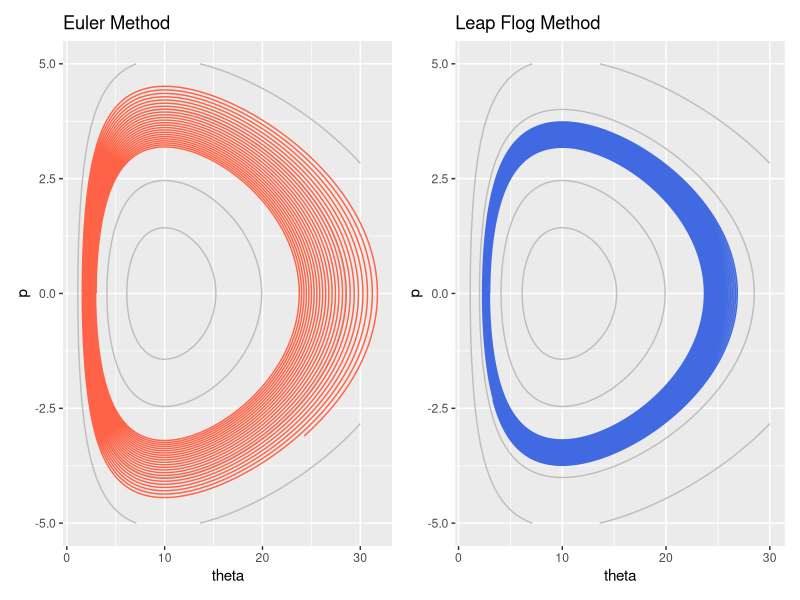
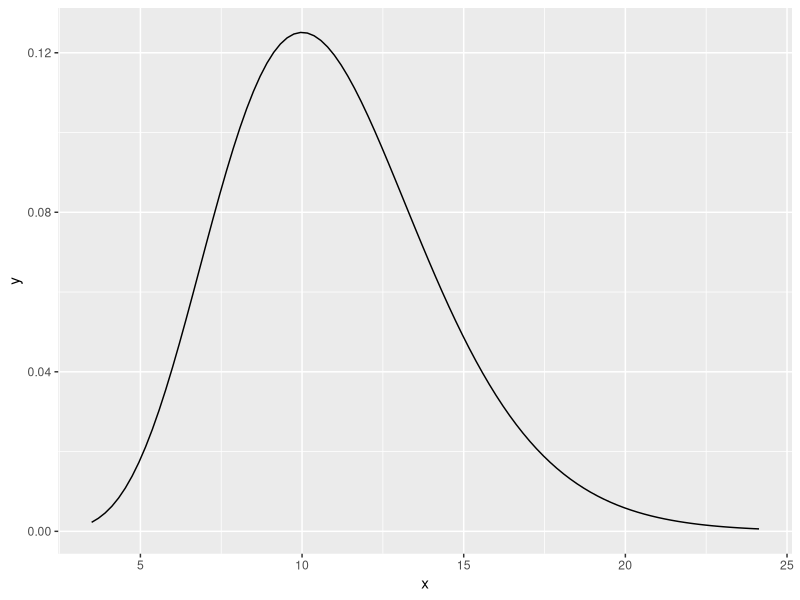
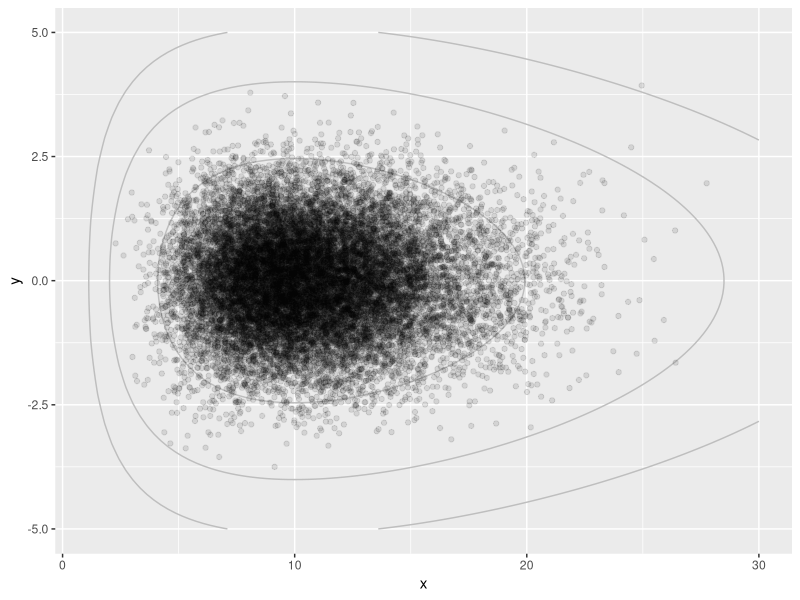
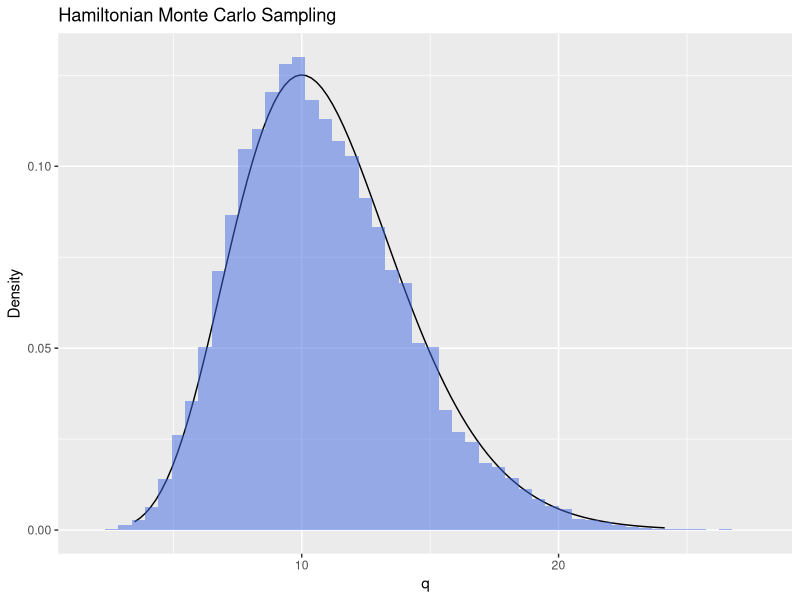
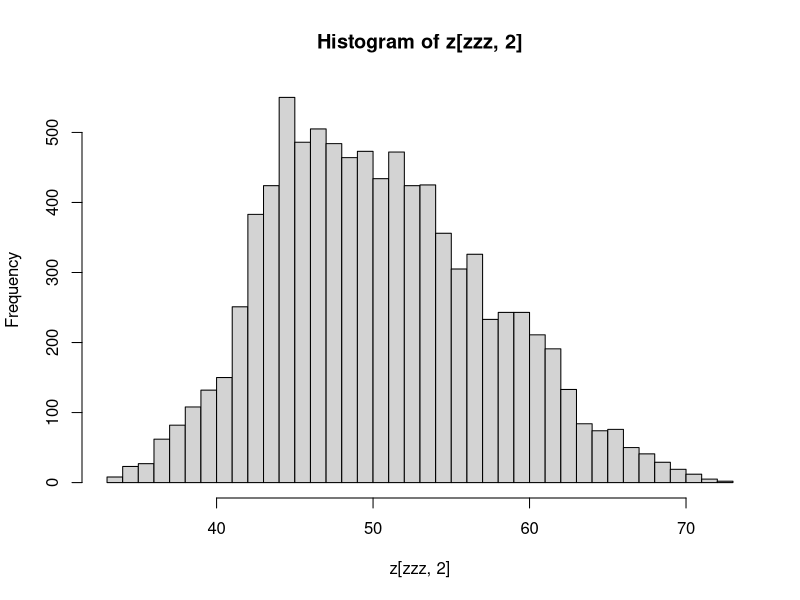
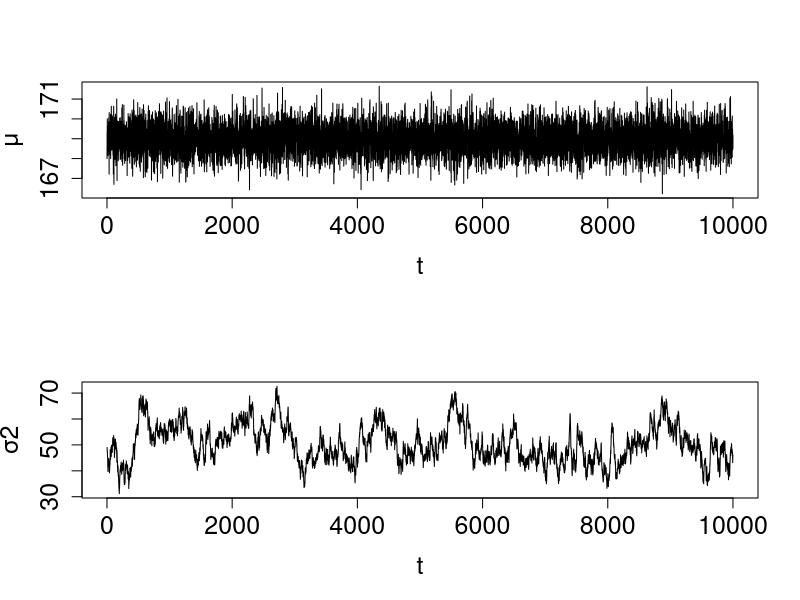
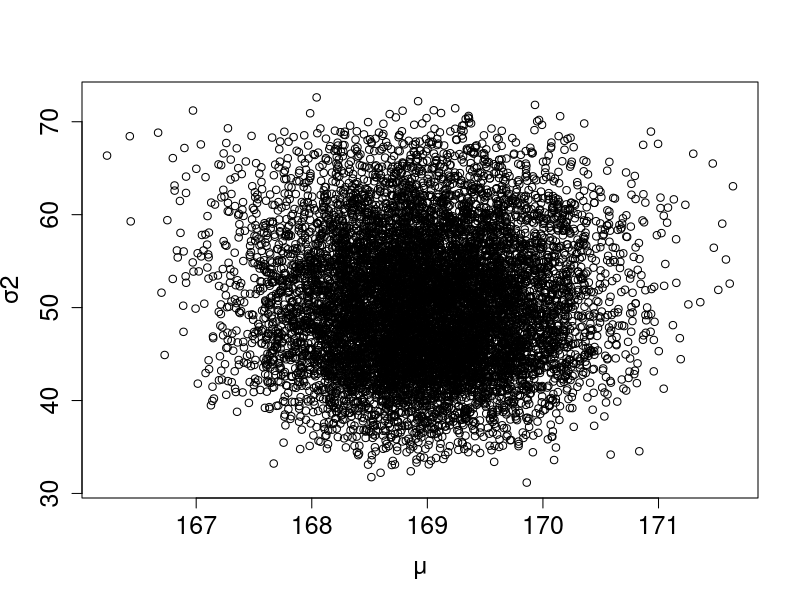

The R script that drew these images, in order:
## ---- chunk 1
knitr::opts_chunk$set(
  echo = TRUE,
  message = FALSE,
  warning = FALSE,
  # out.width = 800,
  # out.height = 600,
  fig.align = "center",
  dev = "ragg_png"
)
## ---- chunk 2
library(tidyverse)
library(patchwork)

eps <- 0.01
lambda <- 1
alpha <- 11
steps <- 50000

deriv_f <- function(x, lambda, alpha) {
  return ((alpha - 1) / x - lambda)
}

x <- seq(0, 30, length.out = 100)
y <- seq(-5, 5, length.out = 100)
df <- expand.grid(x = x, y = y)

euler <- function(q, p, eps, lambda, alpha, deriv_f) {
  q_new <- q + eps * p
  p_new <- p + eps * deriv_f(q, lambda, alpha)
  return(c(q_new, p_new))
}

euler_arr <- matrix(0, ncol = 2, nrow = steps)
euler_arr[1, ] <- c(3.0, 0.0)

for (i in 2:steps) {
  euler_arr[i, ] <- euler(euler_arr[i-1, 1], euler_arr[i-1, 2], eps, lambda, alpha, deriv_f)
}

df_euler <- data.frame(
  "q" = euler_arr[,1],
  "p" = euler_arr[,2]
  )

p1 <- ggplot() + 
  geom_contour(data = df, 
               aes(x ,y, 
                   # Hamiltonian
                   z = y^2/2 - (alpha - 1) * log(x) + lambda * x), 
               breaks = c(-12, -10, -5, 0), col = 'gray') +
  geom_path(data = df_euler, aes(x = q, y = p), color = 'tomato') +
  xlab('theta') + ylab('p') + ggtitle('Euler Method')


leap_flog <- function(q, p, eps, lambda, alpha, deriv_f) {
  p_new <- p + 0.5 * eps * deriv_f(q, lambda, alpha)
  q_new <- q + eps * p_new
  p_new <- p_new + 0.5 * eps * deriv_f(q, lambda, alpha)
  return(c(q_new, p_new))
}

leap_flog_arr <- matrix(0, ncol = 2, nrow = steps)
leap_flog_arr[1, ] <- c(3.0, 0.0)

for (i in 2:steps) {
  leap_flog_arr[i, ] <- leap_flog(leap_flog_arr[i-1, 1], leap_flog_arr[i-1, 2], eps, lambda, alpha, deriv_f)
}

df_leap_flog_arr <- data.frame(
  "q" = leap_flog_arr[,1],
  "p" = leap_flog_arr[,2]
)

p2 <- ggplot() + 
  geom_contour(data = df, 
               aes(x ,y, 
                   # Hamiltonian
                   z = y^2/2 - (alpha - 1) * log(x) + lambda * x), 
               breaks = c(-12, -10, -5, 0), col = 'gray') +
  geom_path(data = df_leap_flog_arr, aes(x = q, y = p), color = 'royalblue') +
  xlab('theta') + ylab('p') + ggtitle('Leap Flog Method')

p1 | p2

## ---- chunk 3
# rm(list=ls())
# 
# # ガンマ分布のパラメタ
# alpha <- 11
# lambda <- 13
# #対数尤度関数のマイナス
# loggamma<-function(theta){lambda * theta - (alpha - 1) * log(theta)}
# #対数尤度関数の微分のマイナス
# Dloggamma<-function(theta){lambda - (alpha - 1)/theta}
# 
# #表5.1、図5.1、図5.2のために
# #リープフロッグ(運動量、位置、高さ、ハミルトニアン)
# hmc01 <- function(ini, p, cc = 15, e = 0.05, E = loggamma, D = Dloggamma) {
#     leapfrog <- function(p, z2, e) {
#       p2 <- p  - e * D(z2) / 2
#       z2 <- z2 + e * p2
#       p2 <- p2 - e * D(z2) / 2
#       list(p2 = p2, z2 = z2)
#     }
#     z <- matrix(0, cc, 4)
#     z[1, 1] <- p
#     z[1, 2] <- z2 <- ini
#     z[1, 3] <- E(z[1, 2])
#     z[1, 4] <- H <- (p ^ 2) / 2 + z[1, 3]
#     for (j in 2:cc) {
#       pz <- leapfrog(p, z2, e)
#       z[j, 1] <- p <- pz$p2
#       z[j, 2] <- z2 <- pz$z2
#       z[j, 3] <- E(z[j, 2])
#       z[j, 4] <- H <- (p^2) / 2 + z[j, 3]
#     }
#     return(z)
#   }
# #リープフロッグの実行
# z01<-hmc01(ini = 0.1, p = 0, cc = 5, e = 0.05)
# # z02<-hmc01(ini=2.4343660,p=-1.143050, cc=15, e=0.05)
# # library(xtable)
# # xtable(z01, digits = 2)
# # xtable(z02, digits = 2)
# 
# #位相空間 ハミルトニアンの計算
# Hami01 <- function(p, theta){(p * p) / 2 + loggamma(theta)}
# 
# #図5.6左
# # par(mfrow=c(1,2))
# # p<-seq(0,5,0.1)
# # theta<-seq(0.05,3.0,along=p)
# # Hamiltonian<-outer(p,theta,Hami01)
# # persp(p,theta,Hamiltonian,theta=-120,phi=30,expand=0.7,col=gray(0.9),cex=1.5, ylab="θ")
# 
# #図5.6右
# p <- seq(-5, 5, 0.1)
# theta <- seq(0.05, 3.0, along = p)
# Hamiltonian <- outer(p, theta, Hami01)
# contour(p, theta, Hamiltonian, nlevels = 15, cex.axis = 1.5, xlab = "p", ylab = "θ", cex.lab = 1.5)
# z01 <- hmc01(ini = 0.1, p = 0, cc = 168, e = 0.01)
# for (i in seq(1, nrow(z01), by = 3)) {
#   points(z01[i, 1], z01[i, 2], pch = 16)
# }
# # par(mfrow=c(1,1))
# #dev.copy2eps(file="z05isou06.eps",family='Japan1')
# 
# 
# # #表5.2
# # rownames(z01)<-1:nrow(z01)
# # z03<-z01[seq(1,nrow(z01),by=10),]
# # xtable(z03, digits = 2)
## ---- chunk 4
library(ggplot2)
library(stats)

alpha <- 11
lambda <- 1
eps <- 0.01
L <- 100
steps <- 20000
warmup <- 5000
lf_arr <- matrix(0, ncol = 2, nrow = steps)
n_accept <- 0

gamma_x <- seq(qgamma(0.001, shape = alpha), qgamma(0.999, shape = alpha), length.out = 100)
gamma_y <- dgamma(gamma_x, shape = alpha, scale = 1/lambda)
df_gamma <- data.frame(x = gamma_x, y = gamma_y)
ggplot(df_gamma, aes(x, y)) + geom_line()

deriv_f <- function(x, lambda, alpha) {
  return(-lambda + (alpha-1) / x)
}

leap_flog <- function(q, p, eps, lambda, alpha, deriv_f) {
  p_new <- p + 0.5 * eps * deriv_f(q, lambda, alpha)
  q_new <- q + eps * p_new
  p_new <- p_new + 0.5 * eps * deriv_f(q_new, lambda, alpha)
  return(c(q_new, p_new))
}

q <- 4.0
p <- 0.0
for (s in 1:steps) {
  hamiltonian_c <- p^2/2 + lambda * q - (alpha-1) * log(q)
  q_c <- q
  p_c <- p
  
  for (i in 1:L) {
    result <- leap_flog(q_c, p_c, eps, lambda, alpha, deriv_f)
    q_c <- result[1]
    p_c <- result[2]
  }
  
  hamiltonian_new <- p_c^2/2 + lambda * q_c - (alpha-1) * log(q_c)
  
  if (runif(1) < exp(hamiltonian_c - hamiltonian_new)) {
    q <- q_c
    p <- p_c
    hamiltonian_c <- hamiltonian_new
    n_accept <- n_accept + 1
  }
  
  lf_arr[s,] <- c(q, p)
  p <- rnorm(1,0,1) 
}

x <- seq(0, 30, length.out = 100)
y <- seq(-5, 5, length.out = 100)
df <- expand.grid(x = x, y = y)
df_leap_flog <- data.frame(q = lf_arr[,1], p = lf_arr[,2])
ggplot() + 
  geom_contour(data = df, 
               aes(x ,y, 
                   # Hamiltonian
                   z = y^2/2 - (alpha - 1) * log(x) + lambda * x), 
               breaks = c(-12, -10, -5, 0), col = 'gray') +
  geom_point(data = df_leap_flog, aes(q, p), alpha = 0.1)
## ---- chunk 5
ggplot() + 
  geom_line(data = df_gamma, aes(x, y)) + 
  geom_histogram(data = df_leap_flog, aes(x = q, y = ..density..),
                 alpha = 0.5, bins = 50, fill = 'royalblue') +
  labs(x = "q", y = "Density", title = 'Hamiltonian Monte Carlo Sampling')
## ---- chunk 6
# 
# #ハミルトニアンモンテカルロ
# #位相空間 ハミルトニアンの計算
# Hami01<-function(p,theta){(p*p)/2 +loggamma(theta)}
# 
# # N=スカラー、サンプリングする乱数の数
# # ini=母数ベクトルの初期値
# # E=関数、対数尤度関数のマイナス（母数ベクトルを入力、スカラーを返す）
# # D=関数、対数尤度関数の微分のマイナス（母数ベクトルを入力、ベクトルを返す）
# # L=スカラー、遷移内の移動時間
# # epsi=リープフロッグ法の精度
# hmc <- function(N,ini,E,D,L=100,epsi=0.01){
#   leapfrog <- function(r,z2,e){
#     r2 <- r  - e * D(z2) / 2
#     z2 <- z2 + e * r2
#     r2 <- r2 - e * D(z2) / 2
#     list(r2=r2,z2=z2)
#   }
#   p<-length(ini)
#   z<- matrix(0,N,p); rr<- matrix(0,N,p);
#   z[1,] <- ini
#   co<- 1; #最初は採択
#   for(i in 2:N) { 
#     r <- rr[i-1,]<-rnorm(p)
#     H <- sum(r^2)/2 + E(z[i-1,]) 
#     #e <- sample(c(-1,1), 1) * runif(1, 0.9, 1.1) * epsi 
#     e <- epsi 
#     z2 <- z[i-1,] 
#     #LL <- sample(L:(L*2),1) 
#     LL <- L 
#     for(j in 1:LL) { 
#       rz<-leapfrog(r,z2,e) 
#       r <- rz$r2
#       z2<- rz$z2
#     } 
#     dH <- H - (sum(r^2)/2 + E(z2)); 
#     if (runif(1) < exp(dH)) {
#       z[i,]<-z2; co<-co+1
#     }else{
#       z[i,]<-z[i-1,]
#     }
#   } 
#   ac<-co/N
#   return(list(z=z,rr=rr,ac=ac))
# }
# 
# #ガンマ分布モデルのための関数の設定
# alpha <- 11; 
# lambda <- 13; 
# #対数尤度関数のマイナス
# loggamma<-function(theta){lambda*theta-(alpha-1)*log(theta)}
# #対数尤度関数の微分のマイナス
# Dloggamma<-function(theta){lambda-(alpha-1)/theta}
# 
# 
# #表5.3
# set.seed(1234)
# fit<-hmc(N=100,ini=c(2.5),E=loggamma,D=Dloggamma)
# mean(fit$z[2:100])
# mean(fit$rr[2:100])
# print(fit$ac)
# fit$z[1:3]
# fit$rr[1:3]
# 
# #図5.7左　フリーハンドで書いている部分があるので再現は難しい
# # par(mfrow=c(1,2))
# # p<-seq(-5,5,0.1);theta<-seq(0.05,3.0,along=p)
# # Hamiltonian<-outer(p,theta,Hami01)
# # contour(p,theta,Hamiltonian,nlevels = 15,cex.axis=1.5,xlab="p",ylab="θ",cex.lab=1.5,xlim=c(-5,5),ylim=c(0.05,3))
# # par(new=T)
# # #plot(fit$rr[1:3],fit$z[1:3],type="p",xlim=c(-5,5),ylim=c(0.05,3),xlab="",ylab="",cex.axis=1.5,cex.lab=1.5)
# # points(fit$rr[1:3],fit$z[1:3],pch=16,cex=2)
# # points(-4.44,fit$z[2],pch=15,cex=2)
# # points(-1.5,fit$z[3],pch=15,cex=2)
# # text(fit$rr[1]+0.1,fit$z[1]+0.1, "t=1",cex=1.5)
# # text(fit$rr[2]+0.1,fit$z[2]+0.1,"t=2",cex=1.5)
# # text(fit$rr[3]+0.1,fit$z[3]+0.1,"t=3",cex=1.5)
# # #xy<-locator(20)
# # #for (i in 1:19){segments(xy$x[i],xy$y[i],xy$x[i+1],xy$y[i+1],lwd=2.5)}
# # #xyxy<-locator(1)
# # #arrows(xy$x[20],xy$y[20],xyxy$x[1],xyxy$y[1],lwd=2.5)
# 
# #図5.7右
# p<-seq(-5,5,0.1);theta<-seq(0.05,3.0,along=p)
# Hamiltonian<-outer(p,theta,Hami01)
# contour(p,theta,Hamiltonian,nlevels = 15,cex.axis=1.5,xlab="p",ylab="θ",cex.lab=1.5,xlim=c(-5,5),ylim=c(0.05,3))
# par(new=T)
# plot(fit$rr,fit$z,type="b",xlim=c(-5,5),ylim=c(0.05,3),xlab="",ylab="",cex.axis=1.5,cex.lab=1.5)
# par(mfrow=c(1,1))
# #dev.copy2eps(file="z05isou07.eps",family='Japan1')
# 
# 
# #図5.8 ガンマ分布　トレースライン
# fit<-hmc(N=1000,ini=c(3.0),E=loggamma,D=Dloggamma)
# plot(fit$z,type="l",xlab="t",ylab="θ",cex.axis=1.5,cex.lab=1.5)
# #dev.copy2eps(file="z05tore08.eps",family='Japan1')
# fit$ac; #採用率

## ---- chunk 7
hmc <- function(N,ini,E,D,L=100,epsi=0.01){
  leapfrog <- function(r,z2,e){
    r2 <- r  - e * D(z2) / 2
    z2 <- z2 + e * r2
    r2 <- r2 - e * D(z2) / 2
    list(r2=r2,z2=z2)
  }
  p<-length(ini)
  z<- matrix(0,N,p); rr<- matrix(0,N,p);
  z[1,] <- ini
  co<- 1; #最初は採択
  for(i in 2:N) {
    r <- rr[i-1,]<-rnorm(p)
    H <- sum(r^2)/2 + E(z[i-1,])
    #e <- sample(c(-1,1), 1) * runif(1, 0.9, 1.1) * epsi
    e <- epsi
    z2 <- z[i-1,]
    #LL <- sample(L:(L*2),1)
    LL <- L
    for(j in 1:LL) {
      rz<-leapfrog(r,z2,e)
      r <- rz$r2
      z2<- rz$z2
    }
    dH <- H - (sum(r^2)/2 + E(z2));
    if (runif(1) < exp(dH)) {
      z[i,]<-z2; co<-co+1
    }else{
      z[i,]<-z[i-1,]
    }
  }
  ac<-co/N
  return(list(z=z,rr=rr,ac=ac))
}

#データの用意
set.seed(1234)
n<-100
x<-round(rnorm(n,170,7.0))
(m<-mean(x))
(v<-sum((x-m)^2)/n)
x
n<-length(x)

#対数尤度関数のマイナス
lognorm<-function(theta){   mu<-theta[1];   sigma2<-theta[2];
return(((n*log(sigma2)/(-2))-(sum((x-mu)^2)/(2*sigma2)))*(-1))}
#対数尤度関数の微分のマイナス
dmu    <-function(theta){   mu<-theta[1];sigma2<-theta[2];
return(sum(x-mu)/sigma2)}
dsigma2<-function(theta){   mu<-theta[1];sigma2<-theta[2];
return((-1*n)/(2*sigma2) + sum((x-mu)^2)/(2*sigma2*sigma2))}
Dlognorm<-function(theta){
  return(c(dmu(theta),dsigma2(theta))*(-1))}

#ハミルトニアンサンプリング（今までの計算と比べると時間がかかります）
fit<-hmc(N=10000,ini=c(168,49),E=lognorm,D=Dlognorm,L=100,epsi=0.01)
z<-fit$z
r<-fit$rr
print(fit$ac); #採用率
zzz<-c(1001:10000)

#MAP推定値　先頭に来るものが経験的なMAP
rev(sort(table(round(z[zzz,1],1))))[1:5]
rev(sort(table(round(z[zzz,2],1))))[1:5]
hist(z[zzz,2],breaks = 50,freq =T)

#EAP推定値、MED推定値
summary(z[zzz,1])
summary(z[zzz,2])

#事後標準偏差
sd(z[zzz,1])
sd(z[zzz,2])


#図5.9　正規分布モデルのトレースライン
par(mfrow=c(2,1))
plot(z[,1],type="l",cex.axis=1.5,xlab="t",ylab="μ",cex.lab=1.5)
plot(z[,2],type="l",cex.axis=1.5,xlab="t",ylab="σ2",cex.lab=1.5)
par(mfrow=c(1,1))
#dev.copy2eps(file="z05tore09.eps",family='Japan1')


#図5.10　平均と分散の10万個の同時分布
plot(z,type="p",cex.axis=1.5,xlab="μ",ylab="σ2",cex.lab=1.5)
#dev.copy2eps(file="z05norm10.eps",family='Japan1')
## ---- chunk 8
# # 基礎からのベイズ統計学第5章 5.7 (8)
# 
# # ベータ分布
# beta_p = 10.2
# beta_q = 5.8
# 
# # HMC
# sig = 0.05
# L = 5
# 
# init_theta = 0.1
# init_p = 0
# 
# # 負の対数事後分布
# h <- function(theta) {
#   a = -(beta_p - 1) * log(theta)
#   b = -(beta_q - 1) * log(1 - theta)
#   
#   return(a + b)
# }
# 
# # 負の対数事後分布の微分
# h_dash <- function(theta) {
#   # ゼロ除算回避
#   sigma = 0.000001
#   
#   a = -(beta_p - 1) / ifelse(theta == 0, sigma, theta)
#   b = (beta_q - 1) / ifelse(1 - theta == 0, sigma, 1 - theta)
#   return(a + b)
# }
# 
# # ハミルトニアン
# hamiltonian <- function(theta, p) {
#   return(h(theta) + (1 / 2) * (p^2))
# }
# 
# leapfrog <- function(theta, p) {
#     p = p - (sig / 2) * h_dash(theta)
#     theta = theta + sig * p
#     p = p - (sig / 2) * h_dash(theta)
#   
#   return(list(theta, p))
# }
# 
# thetas = c(init_theta)
# ps = c(init_p)
# h_thetas = c(h(init_theta))
# hamils = c(hamiltonian(init_theta, init_p))
#   
# for (i in 1:L) {
#   moved = leapfrog(tail(thetas, 1), tail(ps, 1))
#   thetas = append(thetas, moved[[1]])
#   ps = append(ps, moved[[2]])
#   h_thetas = append(h_thetas, h(moved[[1]]))
#   hamils = append(hamils, hamiltonian(moved[[1]], moved[[2]]))
# }
#   
# for (i in 0:L + 1) {
#   print(sprintf("p=%f θ=%f h(θ)=%f H(θ,p)=%f", ps[i], thetas[i], h_thetas[i], hamils[i]))
# }
# Warning: NaNs producedWarning: NaNs produced[1] "p=0.000000 θ=0.100000 h(θ)=21.689513 H(θ,p)=21.689513"
# [1] "p=3.119088 θ=0.208333 h(θ)=15.552618 H(θ,p)=20.416972"
# [1] "p=4.425835 θ=0.411909 h(θ)=10.708162 H(θ,p)=20.502170"
# [1] "p=4.789751 θ=0.650917 h(θ)=9.001972 H(θ,p)=20.472829"
# [1] "p=3.957766 θ=0.890884 h(θ)=11.696624 H(θ,p)=19.528579"
# [1] "p=5.905886 θ=1.046693 h(θ)=NaN H(θ,p)=NaN"
## ---- chunk 9
# # 基礎からのベイズ統計学第5章 5.7 (9)
# 
# # ベータ分布
# beta_p = 10.2
# beta_q = 5.8
# 
# # HMC
# sig = 0.01
# L = 15
# 
# init_theta = 0.1
# init_p = 0
# 
# # 負の対数事後分布
# h <- function(theta) {
#   a = -(beta_p - 1) * log(theta)
#   b = -(beta_q - 1) * log(1 - theta)
#   
#   return(a + b)
# }
# 
# # 負の対数事後分布の微分
# h_dash <- function(theta) {
#   # ゼロ除算回避
#   sigma = 0.000001
#   
#   a = -(beta_p - 1) / ifelse(theta == 0, sigma, theta)
#   b = (beta_q - 1) / ifelse(1 - theta == 0, sigma, 1 - theta)
#   return(a + b)
# }
# 
# # ハミルトニアン
# hamiltonian <- function(theta, p) {
#   return(h(theta) + (1 / 2) * (p^2))
# }
# 
# leapfrog <- function(theta, p) {
#   p = p - (sig / 2) * h_dash(theta)
#   theta = theta + sig * p
#   p = p - (sig / 2) * h_dash(theta)
#   
#   return(list(theta, p))
# }
# 
# thetas = c(init_theta)
# ps = c(init_p)
# h_thetas = c(h(init_theta))
# hamils = c(hamiltonian(init_theta, init_p))
# 
# for (i in 1:L) {
#   moved = leapfrog(tail(thetas, 1), tail(ps, 1))
#   thetas = append(thetas, moved[[1]])
#   ps = append(ps, moved[[2]])
#   h_thetas = append(h_thetas, h(moved[[1]]))
#   hamils = append(hamils, hamiltonian(moved[[1]], moved[[2]]))
# }
# 
# for (i in 0:L + 1) {
#   print(sprintf("p=%f θ=%f h(θ)=%f H(θ,p)=%f", ps[i], thetas[i], h_thetas[i], hamils[i]))
# }
# [1] "p=0.000000 θ=0.100000 h(θ)=21.689513 H(θ,p)=21.689513"
# [1] "p=0.847432 θ=0.104333 h(θ)=21.322410 H(θ,p)=21.681480"
# [1] "p=1.627688 θ=0.116949 h(θ)=20.340373 H(θ,p)=21.665056"
# [1] "p=2.302081 θ=0.136887 h(θ)=19.001717 H(θ,p)=21.651506"
# [1] "p=2.863870 θ=0.162990 h(θ)=17.543410 H(θ,p)=21.644286"
# [1] "p=3.324552 θ=0.194164 h(θ)=16.115459 H(θ,p)=21.641782"
# [1] "p=3.700986 θ=0.229481 h(θ)=14.793109 H(θ,p)=21.641757"
# [1] "p=4.009019 θ=0.268184 h(θ)=13.606634 H(θ,p)=21.642750"
# [1] "p=4.261531 θ=0.309662 h(θ)=12.563682 H(θ,p)=21.644007"
# [1] "p=4.468356 θ=0.353415 h(θ)=11.662079 H(θ,p)=21.645180"
# [1] "p=4.636741 θ=0.399029 h(θ)=10.896439 H(θ,p)=21.646121"
# [1] "p=4.771857 θ=0.446150 h(θ)=10.261459 H(θ,p)=21.646767"
# [1] "p=4.877183 θ=0.494466 h(θ)=9.753620 H(θ,p)=21.647078"
# [1] "p=4.954749 θ=0.543693 h(θ)=9.372236 H(θ,p)=21.647003"
# [1] "p=5.005208 θ=0.593561 h(θ)=9.120404 H(θ,p)=21.646457"
# [1] "p=5.027730 θ=0.643797 h(θ)=9.006242 H(θ,p)=21.645278"
## ---- chunk 10
# # 基礎からのベイズ統計学第5章 5.7 (10)
# # ベータ分布
# beta_p <- 10.2
# beta_q <- 5.8
# 
# # HMC
# sig <- 0.01
# L <- 100
# Time <- 1000
# burnin <- 100
# 
# init_theta <- 0.5
# 
# # 負の対数事後分布
# h <- function(theta) {
#   a <- -(beta_p - 1) * log(theta)
#   b <- -(beta_q - 1) * log(1 - theta)
#   
#   return(a + b)
# }
# 
# # 負の対数事後分布の微分
# h_dash <- function(theta) {
#   # ゼロ除算回避
#   sigma = 0
#   
#   a <- -(beta_p - 1) / ifelse(theta == 0, sigma, theta)
#   b <- (beta_q - 1) / ifelse(1 - theta == 0, sigma, 1 - theta)
#   return(a + b)
# }
# 
# # ハミルトニアン
# H <- function(theta, p) {
#   return(h(theta) + (1 / 2) * (p^2))
# }
# 
# # リープ・フロッグ法
# leapfrog <- function(theta, p) {
#   p <- p - (sig / 2) * h_dash(theta)
#   theta = theta + sig * p
#   p <- p - (sig / 2) * h_dash(theta)
#   
#   return(c(theta, p))
# }
# 
# pred <- function(theta, p) {
#   moved <- c(theta, p)
#   for (i in 1:L) {
#     moved <- leapfrog(moved[1], moved[2])
#   }
#   return(moved)
# }
# 
# HMC <- function() {
#   thetas <- c(init_theta)
#   for (i in 1:Time) {
#     random_p <- rnorm(1, 0, 1)[1]
#     candidate <- pred(tail(thetas, 1), random_p)
#     
#     r <- exp(H(tail(thetas, 1), random_p) - H(candidate[1], candidate[2]))
#     
#     next_theta <- ifelse(runif(1) < r, candidate[1], tail(thetas, 1))
#     thetas <- append(thetas, next_theta)
#   }
#   return(thetas)
# }
# 
# result <- HMC()
# print(mean(tail(result, Time - burnin)))
# [1] 0.6392119
